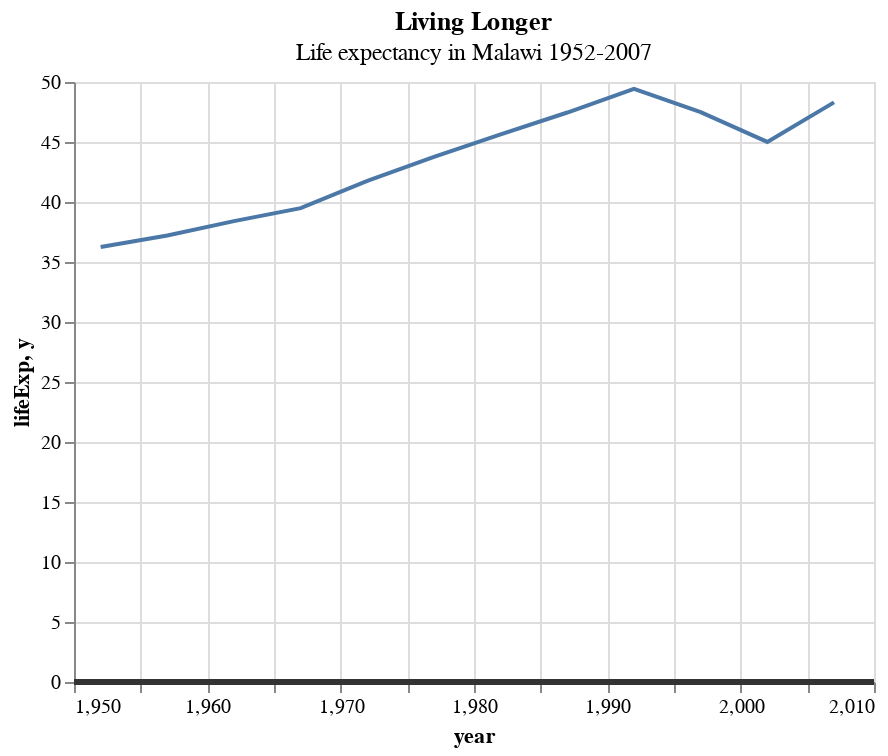

The cell this chart's notebook holds for it:
### Code cell
## altair
line = (alt.Chart(line_df).mark_line().encode(
x='year',
y='lifeExp')
.properties(title={'text': 'Living Longer',
                   'subtitle': 'Life expectancy in Malawi 1952-2007'})
) 

# hline
overlay = overlay = pd.DataFrame({'y': [0]})
hline = alt.Chart(overlay).mark_rule(color='#333333', strokeWidth=3).encode(y='y:Q')

line + hline

### Figure 1 — Vega-Lite specification as saved in the notebook (floating-point values rounded to 4 significant figures)
{"config": {"view": {"continuousWidth": 400, "continuousHeight": 300}}, "layer": [{"data": {"name": "data-09bd37ab7bcd5f13694b463cd22b382a"}, "mark": "line", "encoding": {"x": {"type": "quantitative", "field": "year"}, "y": {"type": "quantitative", "field": "lifeExp"}}, "title": {"text": "Living Longer", "subtitle": "Life expectancy in Malawi 1952-2007"}}, {"data": {"name": "data-06fd9f850666401b4599de5588b60692"}, "mark": {"type": "rule", "color": "#333333", "strokeWidth": 3}, "encoding": {"y": {"type": "quantitative", "field": "y"}}}], "$schema": "https://vega.github.io/schema/vega-lite/v4.8.1.json", "datasets": {"data-09bd37ab7bcd5f13694b463cd22b382a": [{"country": "Malawi", "continent": "Africa", "year": 1952, "lifeExp": 36.26, "pop": 2917802, "gdpPercap": 369.2}, {"country": "Malawi", "continent": "Africa", "year": 1957, "lifeExp": 37.21, "pop": 3221238, "gdpPercap": 416.4}, {"country": "Malawi", "continent": "Africa", "year": 1962, "lifeExp": 38.41, "pop": 3628608, "gdpPercap": 427.9}, {"country": "Malawi", "continent": "Africa", "year": 1967, "lifeExp": 39.49, "pop": 4147252, "gdpPercap": 495.5}, {"country": "Malawi", "continent": "Africa", "year": 1972, "lifeExp": 41.77, "pop": 4730997, "gdpPercap": 584.6}, {"country": "Malawi", "continent": "Africa", "year": 1977, "lifeExp": 43.77, "pop": 5637246, "gdpPercap": 663.2}, {"country": "Malawi", "continent": "Africa", "year": 1982, "lifeExp": 45.64, "pop": 6502825, "gdpPercap": 632.8}, {"country": "Malawi", "continent": "Africa", "year": 1987, "lifeExp": 47.46, "pop": 7824747, "gdpPercap": 635.5}, {"country": "Malawi", "continent": "Africa", "year": 1992, "lifeExp": 49.42, "pop": 10014249, "gdpPercap": 563.2}, {"country": "Malawi", "continent": "Africa", "year": 1997, "lifeExp": 47.49, "pop": 10419991, "gdpPercap": 692.3}, {"country": "Malawi", "continent": "Africa", "year": 2002, "lifeExp": 45.01, "pop": 11824495, "gdpPercap": 665.4}, {"country": "Malawi", "continent": "Africa", "year": 2007, "lifeExp": 48.3, "pop": 13327079, "gdpPercap": 759.3}], "data-06fd9f850666401b4599de5588b60692": [{"y": 0}]}}
